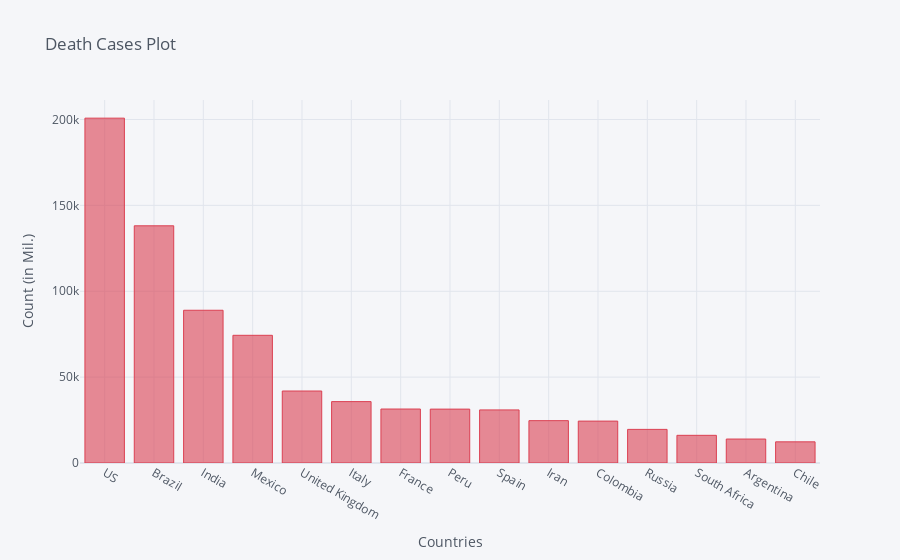

Notebook cell for this chart:
### Code cell
death_df2_plot.iplot(kind='bar', x='Country/Region', y='9/22/20',color='red',
                    title='Death Cases Plot',xTitle='Countries',yTitle='Count (in Mil.)')

### Figure 1 — Plotly figure (JSON) as saved in the notebook; plotly's stock layout.template omitted (floating-point values rounded to 4 significant figures)
{"data": [{"marker": {"color": "rgba(219, 64, 82, 0.6)", "line": {"color": "rgba(219, 64, 82, 1.0)", "width": 1}}, "name": "9/22/20", "orientation": "v", "text": "", "type": "bar", "x": ["US", "Brazil", "India", "Mexico", "United Kingdom", "Italy", "France", "Peru", "Spain", "Iran", "Colombia", "Russia", "South Africa", "Argentina", "Chile"], "y": [200786, 138105, 88935, 74348, 41914, 35738, 31426, 31369, 30904, 24656, 24397, 19575, 16118, 13952, 12321]}], "layout": {"legend": {"bgcolor": "#F5F6F9", "font": {"color": "#4D5663"}}, "paper_bgcolor": "#F5F6F9", "plot_bgcolor": "#F5F6F9", "title": {"font": {"color": "#4D5663"}, "text": "Death Cases Plot"}, "xaxis": {"gridcolor": "#E1E5ED", "showgrid": true, "tickfont": {"color": "#4D5663"}, "title": {"font": {"color": "#4D5663"}, "text": "Countries"}, "zerolinecolor": "#E1E5ED"}, "yaxis": {"gridcolor": "#E1E5ED", "showgrid": true, "tickfont": {"color": "#4D5663"}, "title": {"font": {"color": "#4D5663"}, "text": "Count (in Mil.)"}, "zerolinecolor": "#E1E5ED"}}}
